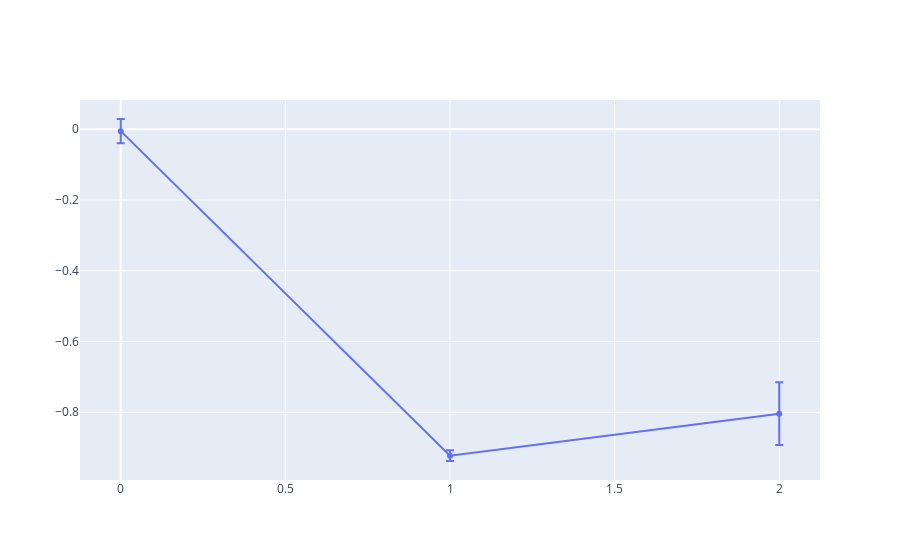

Here is the notebook cell this chart was saved with:
### Code cell
fig = go.Figure(data=go.Scatter(
        x=[0, 1, 2],
        y=((df - risk)/risk).mean(),
        error_y=dict(
            type='data', # value of error bar given in data coordinates
            array=((df - risk)/risk).std(),
            visible=True)
    ))
fig.show()

### Figure 1 — Plotly figure (JSON) as saved in the notebook; plotly's stock layout.template omitted (floating-point values rounded to 4 significant figures)
{"data": [{"error_y": {"array": [0.03431, 0.01516, 0.08867], "type": "data", "visible": true}, "type": "scatter", "x": [0, 1, 2], "y": [-0.005316, -0.9225, -0.8039]}], "layout": {}}
